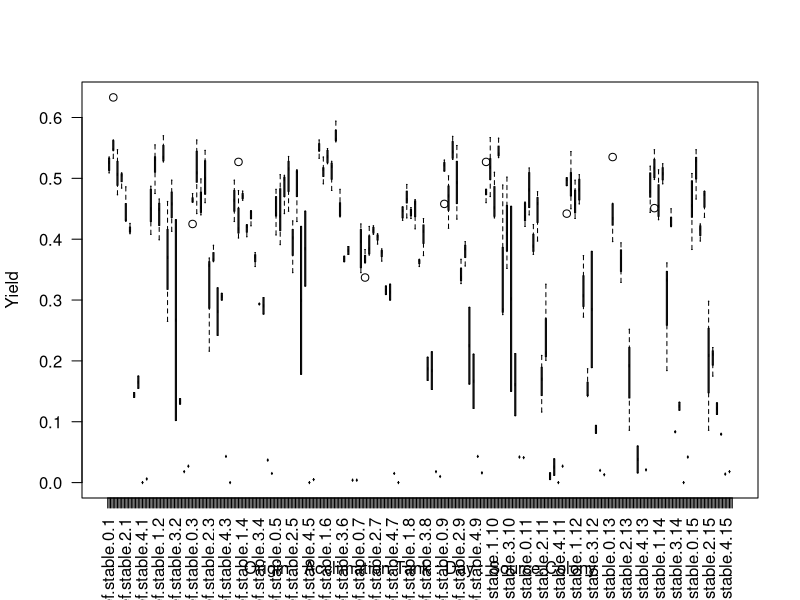
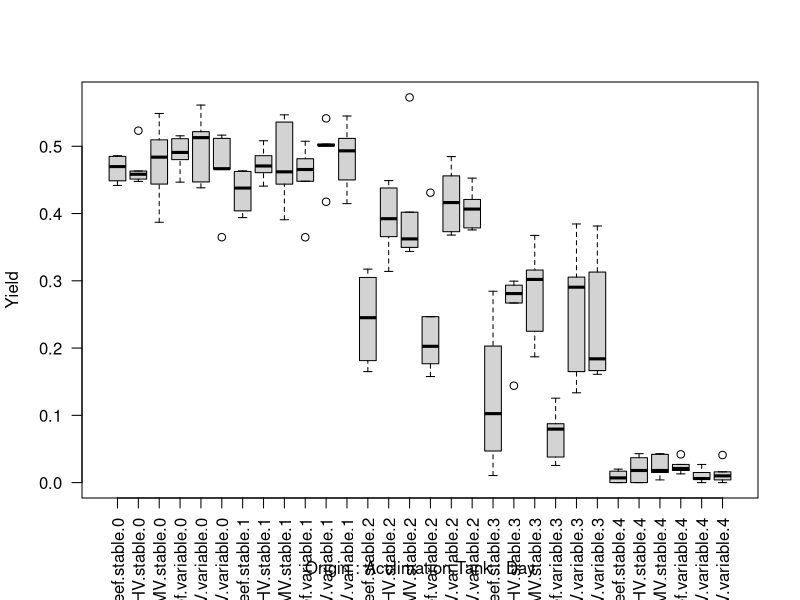

Write R code to recreate these figures, in order. (Note: this script raises an error after producing the figures.)
PAM<-read.csv("TempRampFullyEditedForR.csv")
PAM
aggregate(Yield ~ Origin + Acclimation.Tank + Day, data=PAM, FUN=function(x) shapiro.test(x)$p.value)
boxplot(Yield ~ Origin + Acclimation.Tank + Day + Source.Colony, data=PAM, las=2)

###Average source colony fragments
boingPAM<-aggregate(Yield ~ Origin + Acclimation.Tank + Source.Colony + Day, data=PAM, mean)
boingPAM$Source.Colony<-letters[boingPAM$Source.Colony]
boingPAM$Day<-factor(boingPAM$Day)
aggregate(Yield ~ Origin + Acclimation.Tank + Day, data=boingPAM, FUN=function(x) shapiro.test(x)$p.value)
boxplot(Yield ~ Origin + Acclimation.Tank + Day, data=boingPAM, las=2)
boingPAM$Group<-paste(boingPAM$Origin, boingPAM$Acclimation.Tank, sep="-")
for(i in names(table(boingPAM$Day))){
	print(paste0("Day",i))
	print(bartlett.test(Yield ~ Group, data=boingPAM[boingPAM$Day==i,]))
}
###Repeated Measures###
day.aov<-aov(Yield ~ Origin*Acclimation.Tank*Day + Error(Source.Colony), data=boingPAM)
summary(day.aov)
library(lsmeans)
print(lsmeans(day.aov, list(pairwise ~ Origin)), adjust = c("tukey"))
print(lsmeans(day.aov, list(pairwise ~ Day)), adjust = c("tukey"))
print(lsmeans(day.aov, list(pairwise ~ Origin | Day)), adjust = c("tukey"))
